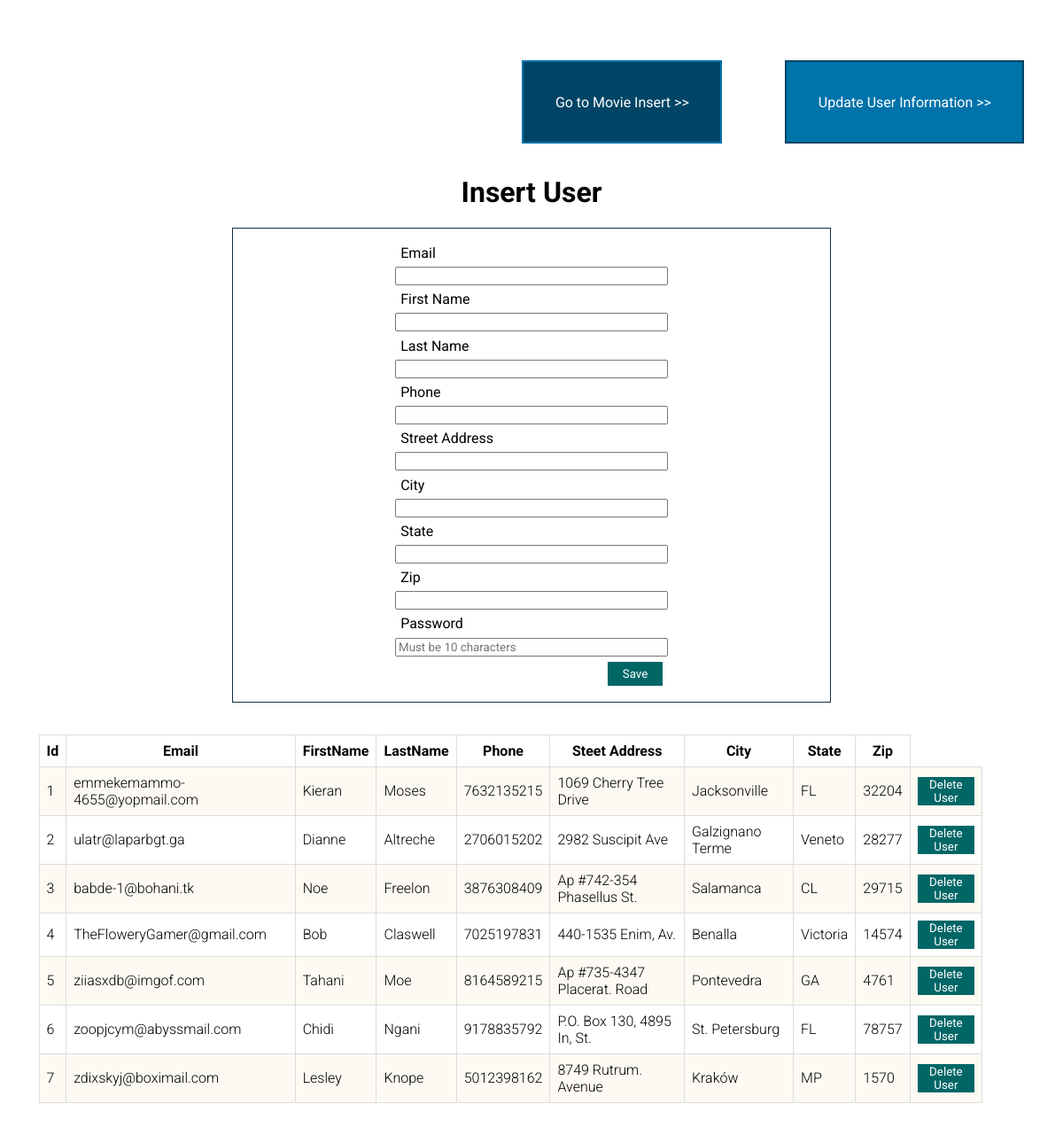
Before: /part4/public/index.php with the older database file.
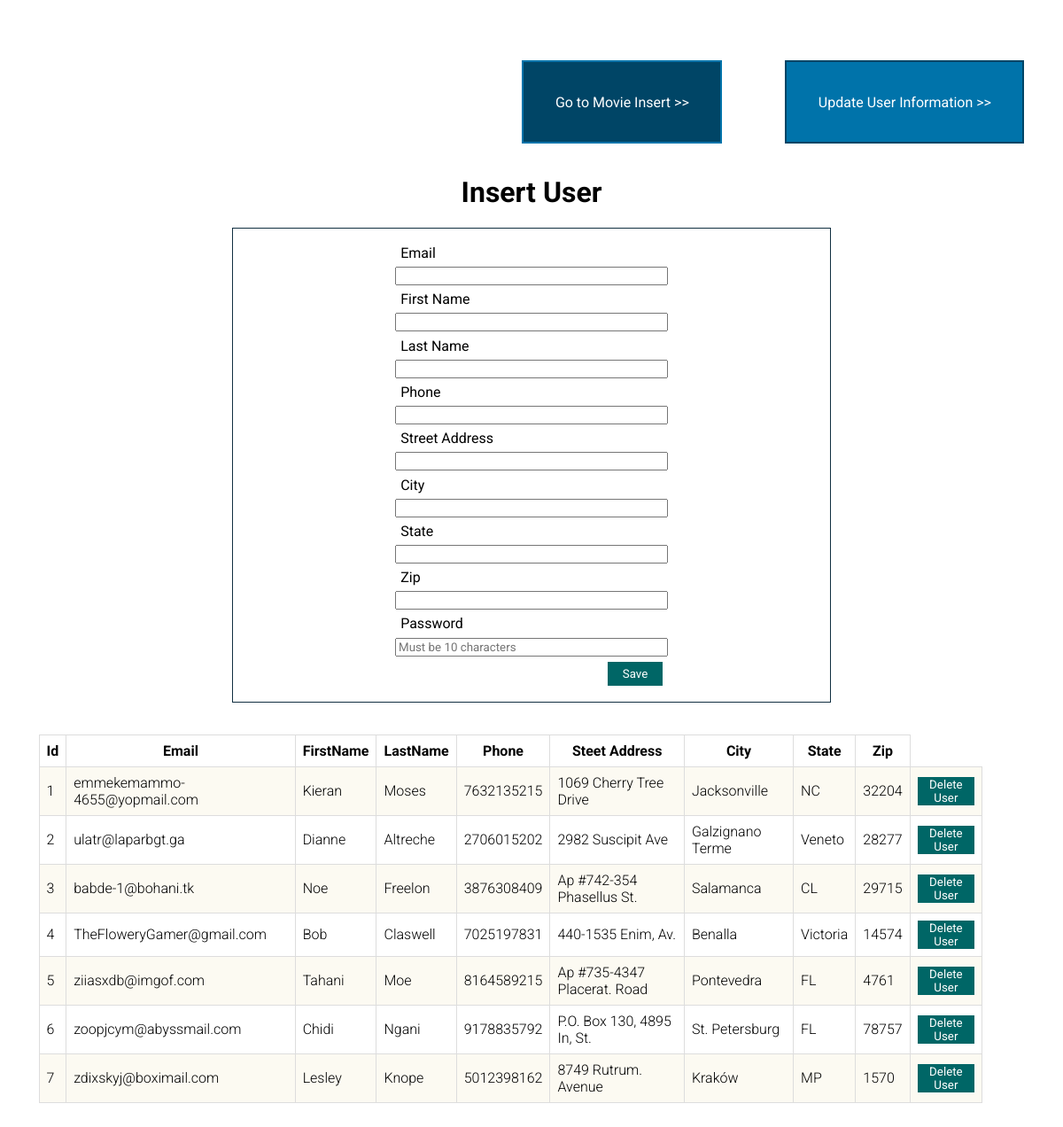
After: the same page with the newer database file.
### tables this page shows
CREATE TABLE User_Account
    (
        Id INT UNSIGNED NOT NULL auto_increment,
        Email VARCHAR(256) NOT NULL UNIQUE,
        FirstName VARCHAR(255) NOT NULL,
        LastName VARCHAR(255) NOT NULL,
        Phone VARCHAR(20) NOT NULL,
        StreetAddress VARCHAR(256) NOT NULL,
        City VARCHAR(255) NOT NULL,
        State VARCHAR(255) NOT NULL,
        Zip MEDIUMINT UNSIGNED NOT NULL,
        Salt CHAR(10) NOT NULL,
        Hash CHAR(40) NOT NULL,
        PRIMARY KEY (Id)
    );

### part4/src/User_Account-CRUD/connect.php (called while the page is built)
<?php
$server = "deltona.birdnest.org";
$usr = "my.celisl2";
$pss = "celisl2";
$dbName = "my_celisl2_355";
$connection = mysqli_connect($server, $usr, $pss, $dbName);
$sql_initial = "SELECT * FROM User_Account;";
$results = mysqli_query($connection, $sql_initial);
$resultCheck = mysqli_num_rows($results);

### part4/src/User_Account-CRUD/output.php (the view, shortened to what this page needs)
<?php
require_once('connect.php');
if($resultCheck > 0 )
{
    echo "<table>";
    echo "<tr>";
        echo "<th>Id </th>";
        echo "<th>Email </th>";
        echo "<th>FirstName </th>";
        echo "<th>LastName </th>";
        echo "<th>Phone </th>";
        echo "<th>Steet Address </th>";
        echo "<th>City </th>";
        echo "<th>State </th>";
        echo "<th>Zip </th>";
    echo "</tr>";
    while($row = mysqli_fetch_row($results))
    {
        echo "<tr>";
            echo "<td>" . $row[0] . "</td>";
            echo "<td>" . $row[1] . "</td>";
            echo "<td>" . $row[2] . "</td>";
            echo "<td>" . $row[3] . "</td>";
            echo "<td>" . $row[4] . "</td>";
            echo "<td>" . $row[5] . "</td>";
            echo "<td>" . $row[6] . "</td>";
            echo "<td>" . $row[7] . "</td>";
            echo "<td>" . $row[8] . "</td>";
            ?>
            <td>
            <form method="POST" action="index.php">
                    <button type="submit">Delete User</button>
                </form>
            </td>
            <?php
        echo "</tr>";
    }
}

Changed rows visible on the page:
changed user_account "emmekemammo-4655@yopmail.com": State "FL" → "NC"
changed user_account "ziiasxdb@imgof.com": State "GA" → "FL"
